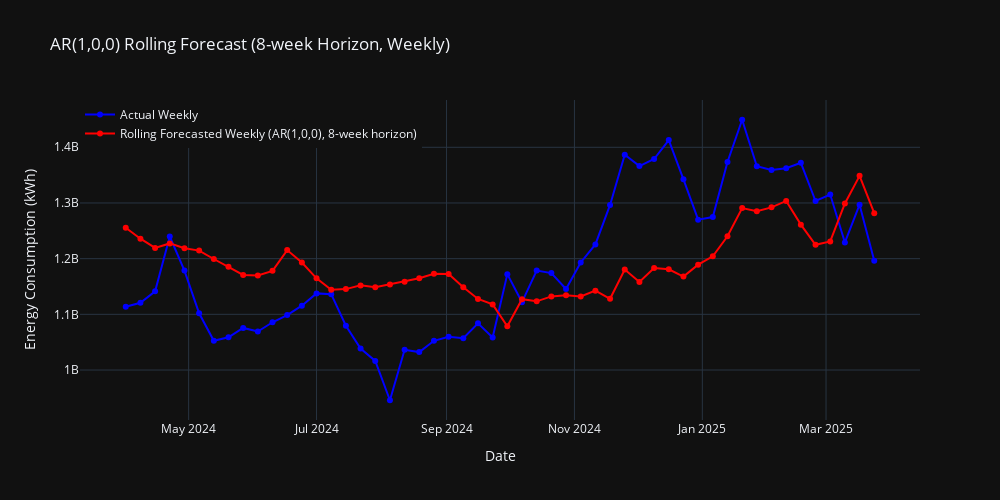

This figure's notebook cell:
### Markdown cell above
AR1 8-week horizon

### Code cell
import pandas as pd
from darts import TimeSeries
from darts.models import ARIMA
from darts.metrics import mape
import plotly.graph_objects as go
import plotly.io as pio
import warnings

# Optional: suppress convergence warnings
warnings.filterwarnings("ignore")

# Ensure consistent lengths
min_len = min(len(time_index), len(energy_consumption_data))
time_index = time_index[:min_len]
energy_consumption_data = energy_consumption_data[:min_len]

# --- Convert to Darts TimeSeries (WEEKLY) ---
series = TimeSeries.from_times_and_values(
    pd.DatetimeIndex(time_index),
    energy_consumption_data,
    fill_missing_dates=True,
)

# --- Fit ARIMA and Multi-Step Forecast (Horizon = 8 weeks) ---
model = ARIMA(1, 0, 0)
horizon = 8
start = len(series) - 52 - horizon + 1

forecast = model.historical_forecasts(
    series=series,
    start=start,
    forecast_horizon=horizon,
    stride=1,
    retrain=True,
    train_length=104,
    last_points_only=True,
    show_warnings=False  # Optional: suppress warning messages
)
# --- Align actual values ---
actual = series.slice(forecast.start_time(), forecast.end_time())

# Convert to Pandas
actual_df = actual.pd_series().to_frame(name="Actual")
forecast_df = forecast.pd_series().to_frame(name="Forecast")

# --- Plot with Plotly ---
fig = go.Figure()

# Actual values
fig.add_trace(go.Scatter(
    x=actual_df.index,
    y=actual_df["Actual"],
    mode='lines+markers',
    name='Actual Weekly',
    line=dict(color='blue')
))

# Forecast values
fig.add_trace(go.Scatter(
    x=forecast_df.index,
    y=forecast_df["Forecast"],
    mode='lines+markers',
    name='Rolling Forecasted Weekly (AR(1,0,0), 8-week horizon)',
    line=dict(color='red')
))

# Layout
fig.update_layout(
    title="AR(1,0,0) Rolling Forecast (8-week Horizon, Weekly)",
    xaxis_title="Date",
    yaxis_title="Energy Consumption (kWh)",
    legend=dict(x=0, y=1),
    template="plotly_dark",
    width=1000,
    height=500
)

# Show plot
fig.show()

# --- Save JSON for Next.js ---
pio.write_json(
    fig,
    "/Users/omarabdesslem/Documents/Projects/Thesis-Website/public/AR/AR_data.json",
    pretty=True
)

# --- Evaluate and save MAPE ---
if len(actual) == len(forecast):
    mape_score = mape(actual, forecast)
    print(f"MAPE (Weekly, 8-week Horizon): {mape_score:.2f}%")

    with open("/Users/omarabdesslem/Documents/Projects/Thesis-Website/public/AR/ar_mape.txt", "w") as f:
        f.write(f"{mape_score:.2f}")
else:
    print("Forecast and actual series do not match in length.")

### Figure 1 — Plotly figure (JSON) as saved in the notebook; plotly's stock layout.template omitted (floating-point values rounded to 4 significant figures)
{"data": [{"line": {"color": "blue"}, "mode": "lines+markers", "name": "Actual Weekly", "type": "scatter", "x": ["2024-04-01T00:00:00", "2024-04-08T00:00:00", "2024-04-15T00:00:00", "2024-04-22T00:00:00", "2024-04-29T00:00:00", "2024-05-06T00:00:00", "2024-05-13T00:00:00", "2024-05-20T00:00:00", "2024-05-27T00:00:00", "2024-06-03T00:00:00", "2024-06-10T00:00:00", "2024-06-17T00:00:00", "2024-06-24T00:00:00", "2024-07-01T00:00:00", "2024-07-08T00:00:00", "2024-07-15T00:00:00", "2024-07-22T00:00:00", "2024-07-29T00:00:00", "2024-08-05T00:00:00", "2024-08-12T00:00:00", "2024-08-19T00:00:00", "2024-08-26T00:00:00", "2024-09-02T00:00:00", "2024-09-09T00:00:00", "2024-09-16T00:00:00", "2024-09-23T00:00:00", "2024-09-30T00:00:00", "2024-10-07T00:00:00", "2024-10-14T00:00:00", "2024-10-21T00:00:00", "2024-10-28T00:00:00", "2024-11-04T00:00:00", "2024-11-11T00:00:00", "2024-11-18T00:00:00", "2024-11-25T00:00:00", "2024-12-02T00:00:00", "2024-12-09T00:00:00", "2024-12-16T00:00:00", "2024-12-23T00:00:00", "2024-12-30T00:00:00", "2025-01-06T00:00:00", "2025-01-13T00:00:00", "2025-01-20T00:00:00", "2025-01-27T00:00:00", "2025-02-03T00:00:00", "2025-02-10T00:00:00", "2025-02-17T00:00:00", "2025-02-24T00:00:00", "2025-03-03T00:00:00", "2025-03-10T00:00:00", "2025-03-17T00:00:00", "2025-03-24T00:00:00"], "y": [1114000000.0, 1121000000.0, 1141000000.0, 1240000000.0, 1179000000.0, 1102000000.0, 1053000000.0, 1059000000.0, 1076000000.0, 1069000000.0, 1086000000.0, 1099000000.0, 1116000000.0, 1138000000.0, 1136000000.0, 1080000000.0, 1039000000.0, 1016000000.0, 945700000.0, 1036000000.0, 1032000000.0, 1052000000.0, 1060000000.0, 1057000000.0, 1084000000.0, 1058000000.0, 1172000000.0, 1122000000.0, 1179000000.0, 1174000000.0, 1145000000.0, 1193000000.0, 1225000000.0, 1296000000.0, 1387000000.0, 1366000000.0, 1379000000.0, 1413000000.0, 1342000000.0, 1270000000.0, 1275000000.0, 1374000000.0, 1449000000.0, 1366000000.0, 1359000000.0, 1362000000.0, 1372000000.0, 1304000000.0, 1315000000.0, 1229000000.0, 1297000000.0, 1196000000.0]}, {"line": {"color": "red"}, "mode": "lines+markers", "name": "Rolling Forecasted Weekly (AR(1,0,0), 8-week horizon)", "type": "scatter", "x": ["2024-04-01T00:00:00", "2024-04-08T00:00:00", "2024-04-15T00:00:00", "2024-04-22T00:00:00", "2024-04-29T00:00:00", "2024-05-06T00:00:00", "2024-05-13T00:00:00", "2024-05-20T00:00:00", "2024-05-27T00:00:00", "2024-06-03T00:00:00", "2024-06-10T00:00:00", "2024-06-17T00:00:00", "2024-06-24T00:00:00", "2024-07-01T00:00:00", "2024-07-08T00:00:00", "2024-07-15T00:00:00", "2024-07-22T00:00:00", "2024-07-29T00:00:00", "2024-08-05T00:00:00", "2024-08-12T00:00:00", "2024-08-19T00:00:00", "2024-08-26T00:00:00", "2024-09-02T00:00:00", "2024-09-09T00:00:00", "2024-09-16T00:00:00", "2024-09-23T00:00:00", "2024-09-30T00:00:00", "2024-10-07T00:00:00", "2024-10-14T00:00:00", "2024-10-21T00:00:00", "2024-10-28T00:00:00", "2024-11-04T00:00:00", "2024-11-11T00:00:00", "2024-11-18T00:00:00", "2024-11-25T00:00:00", "2024-12-02T00:00:00", "2024-12-09T00:00:00", "2024-12-16T00:00:00", "2024-12-23T00:00:00", "2024-12-30T00:00:00", "2025-01-06T00:00:00", "2025-01-13T00:00:00", "2025-01-20T00:00:00", "2025-01-27T00:00:00", "2025-02-03T00:00:00", "2025-02-10T00:00:00", "2025-02-17T00:00:00", "2025-02-24T00:00:00", "2025-03-03T00:00:00", "2025-03-10T00:00:00", "2025-03-17T00:00:00", "2025-03-24T00:00:00"], "y": [1256000000.0, 1236000000.0, 1219000000.0, 1227000000.0, 1219000000.0, 1214000000.0, 1199000000.0, 1186000000.0, 1171000000.0, 1170000000.0, 1178000000.0, 1215000000.0, 1193000000.0, 1165000000.0, 1144000000.0, 1145000000.0, 1152000000.0, 1148000000.0, 1153000000.0, 1159000000.0, 1165000000.0, 1173000000.0, 1172000000.0, 1149000000.0, 1128000000.0, 1118000000.0, 1078000000.0, 1127000000.0, 1123000000.0, 1132000000.0, 1134000000.0, 1132000000.0, 1143000000.0, 1128000000.0, 1181000000.0, 1158000000.0, 1183000000.0, 1181000000.0, 1168000000.0, 1189000000.0, 1204000000.0, 1240000000.0, 1291000000.0, 1285000000.0, 1292000000.0, 1304000000.0, 1261000000.0, 1225000000.0, 1231000000.0, 1299000000.0, 1349000000.0, 1282000000.0]}], "layout": {"height": 500, "legend": {"x": 0, "y": 1}, "title": {"text": "AR(1,0,0) Rolling Forecast (8-week Horizon, Weekly)"}, "width": 1000, "xaxis": {"title": {"text": "Date"}}, "yaxis": {"title": {"text": "Energy Consumption (kWh)"}}}}
